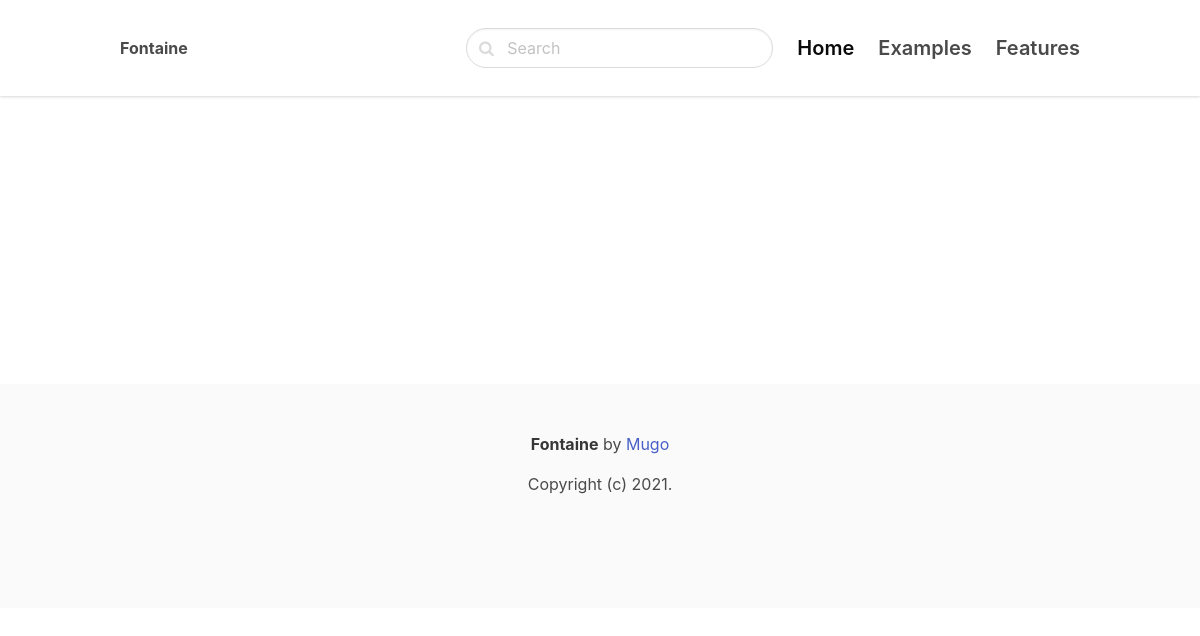
/, run on an earlier commit of the app's database.
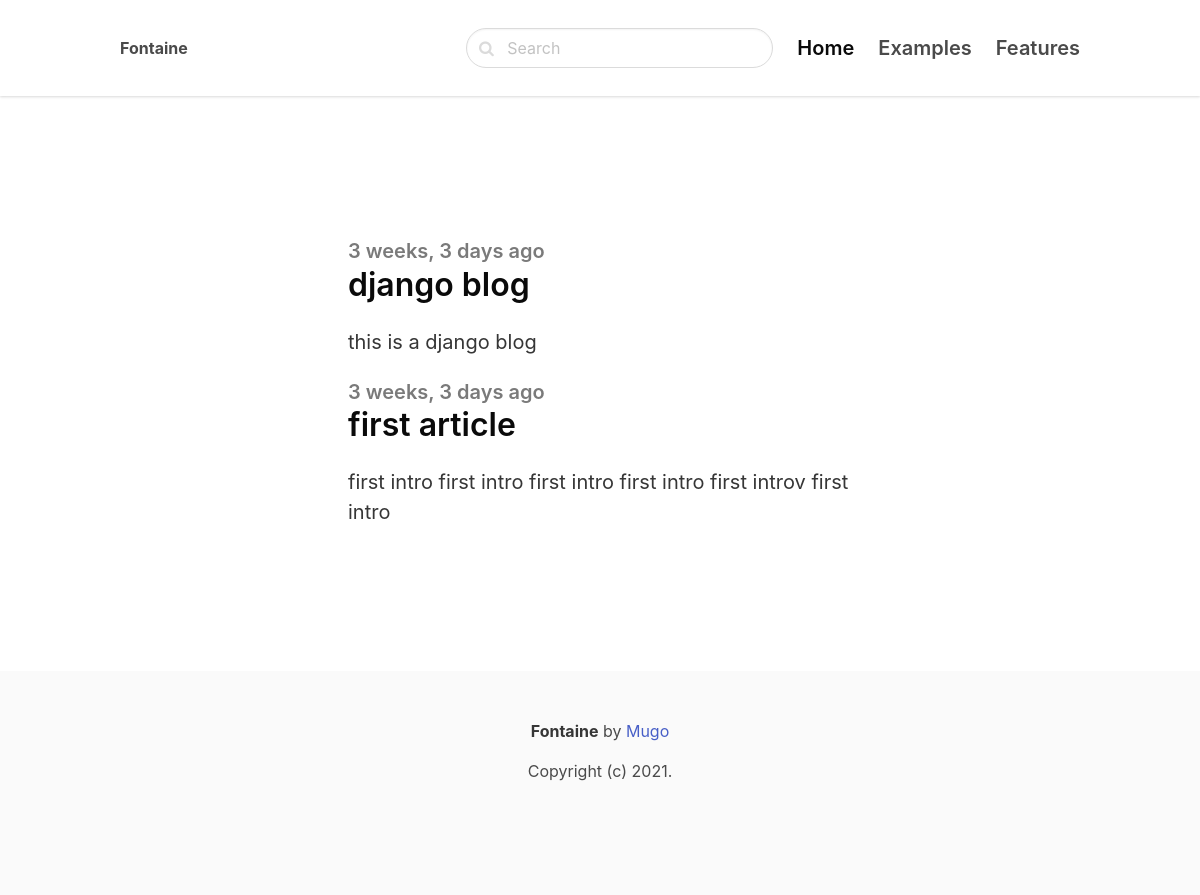
And on a later commit of the database.
### main_blog/models.py (models this page shows)
class Posts(models.Model):
    title = models.CharField(max_length=255)
    slug = models.SlugField()
    intro = models.TextField()
    body = models.TextField()
    created_at = models.DateTimeField(auto_now_add=True)
    class Meta:
        ordering = ('-created_at',)

### blog_app/views.py (the view)
# urls.py: path('', frontpage, name='frontpage'),
def frontpage(request):
    posts = Posts.objects.all()
    return render(request, 'core/home.html', {'posts': posts})

### blog_app/templates/core/home.html (shortened to what this page needs)
{% extends 'core/base.html' %}
{% block content %}
    <section class="hero ">
        <div class="hero-body">
            <div class="container">
                <section class="section">
                    <div class="columns">
                        <div class="column is-8 is-offset-2">
                            {% for post in posts %}
                                <div class="content is-medium">
                                    <a href="{% url 'post_detail' post.slug %}">
                                        <h2 class="subtitle is-5 has-text-grey">{{ post.created_at|timesince }} ago</h2>
                                        <h1 class="title has-text-black is-3">{{ post.title }}</h1>
                                        <p class="has-text-dark">{{ post.intro }}</p>
                                    </a>
                                </div>
                            {% endfor %}
                        </div>
                    </div>
                </section>
            </div>
        </div>
    </section>
{% endblock %}

### blog_app/templates/core/base.html (shortened to what this page needs)
<!DOCTYPE html>
<html lang="en">
<head>
    <link rel="stylesheet" href="https://unpkg.com/bulma@0.9.3/css/bulma.min.css" />
    <link href="https://stackpath.bootstrapcdn.com/font-awesome/4.7.0/css/font-awesome.min.css" rel="stylesheet"
>
</head>
<body>
  <nav class="navbar">
    <div class="container">
      <div class="navbar-brand">
        <a class="navbar-item" href="/">
          <strong>Fontaine</strong>
        </a>
      </div>
      <div id="navbarMenu" class="navbar-menu">
        <div class="navbar-end">
          <div class=" navbar-item">
            <div class="control has-icons-left">
              <input class="input is-rounded" type="text" placeholder="Search">
              <span class="icon is-left">
              </span>
            </div>
          </div>
          <a class="navbar-item is-active is-size-5 has-text-weight-semibold">
            Home
          </a>
          <a class="navbar-item is-size-5 has-text-weight-semibold">
            Examples
          </a>
          <a class="navbar-item is-size-5 has-text-weight-semibold">
            Features
          </a>
        </div>
      </div>
    </div>
  </nav>
  <section class="section">
      <div class="container">
        {% block content %}
        {% endblock %}
      </div>
  </section>
  <footer class="footer">
    <div class="content has-text-centered">
      <p>
        <strong>Fontaine</strong> by <a href="https://github.com/sam-mugo">Mugo</a><p>Copyright (c) 2021.</p>
      </p>
    </div>
  </footer>
</body>
</html>

### blog_app/templates/core/base.html (style rules this page uses)
nav.navbar { height: 6rem !important; box-shadow: 0 1px 3px 0 rgba(0, 0, 0, .1), 0 1px 2px 0 rgba(0, 0, 0, .06) !important; }

What changed in the data, as far as the page shows it:
added Posts: created_at "3 weeks, 3 days", title "django blog", intro "this is a django blog"
added Posts: created_at "3 weeks, 3 days", title "first article", intro "first intro first intro first intro first intro first introv first intro"
